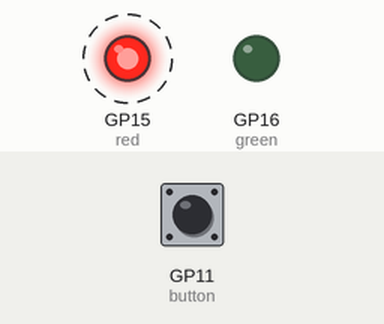
Recording of a program running on a simulated Raspberry Pi Pico running CircuitPython. Parts: output pins drawn as LEDs (lit = HIGH). Dashed ring = blinking. The inputs (shaded band) are chosen by the test bench; at power-on: GP11 (button) HIGH. What the program prints to the serial console is not drawn. At 10.0 s the program ends and the board releases its pins; the recording ends there.

Above: at 0.2 s.
Timing chart, 0 to 3.0 s (numbered marks = the images above):
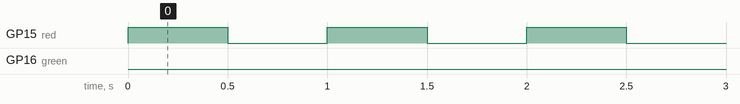

Measured:
- by itself, GP15 (red): alternates HIGH for 0.50 s and LOW for 0.50 s
- by itself, GP16 (green): LOW → HIGH at 10.0 s

The program:

LaunchPad3.py
```python
import time
import board
import digitalio

#Creates controller for the red and green LEDs
red = digitalio.DigitalInOut(board.GP15)
red.direction = digitalio.Direction.OUTPUT
green = digitalio.DigitalInOut(board.GP16)
green.direction = digitalio.Direction.OUTPUT

button = digitalio.DigitalInOut(board.GP11) #Setup to read the button and get the pressed value
button.direction = digitalio.Direction.INPUT
button.pull = digitalio.Pull.UP

while not button.value: #Waits until button.value=True, which is when the button is pressed
    time.sleep(0.1)

for x in range(10,0,-1):        #Loops 10 times, with x going from 10 and ending at 1
    print(x)
    red.value=True
    time.sleep(0.5)
    red.value=False
    time.sleep(0.5)     #Turns the red LED on and off every 0.5 seconds, and prints x each second

print("Liftoff!")
green.value=True    #Once it is time for liftoff prints liftoff and turns on the green LED
```
